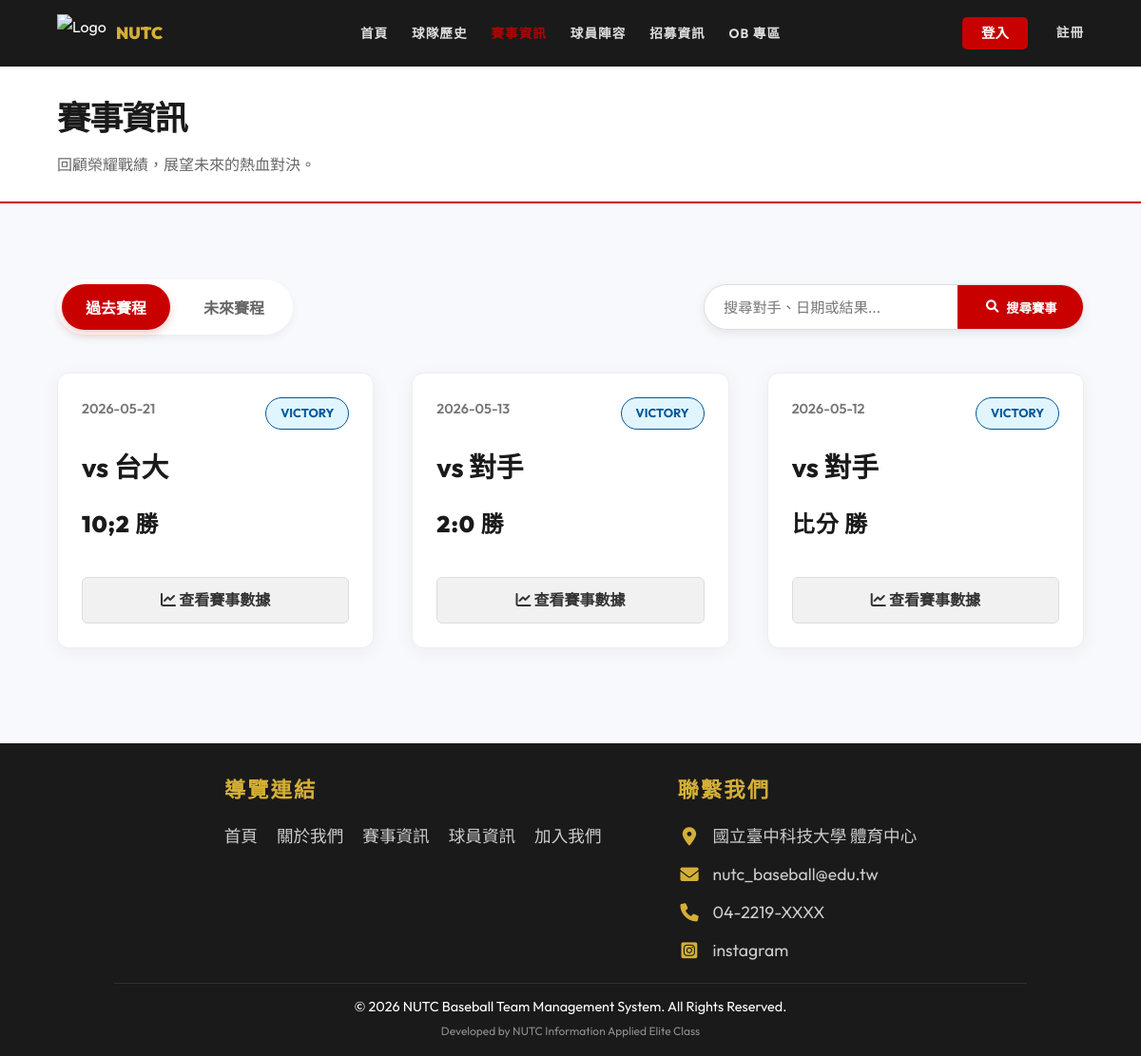
The app's page /matches.php, older data.
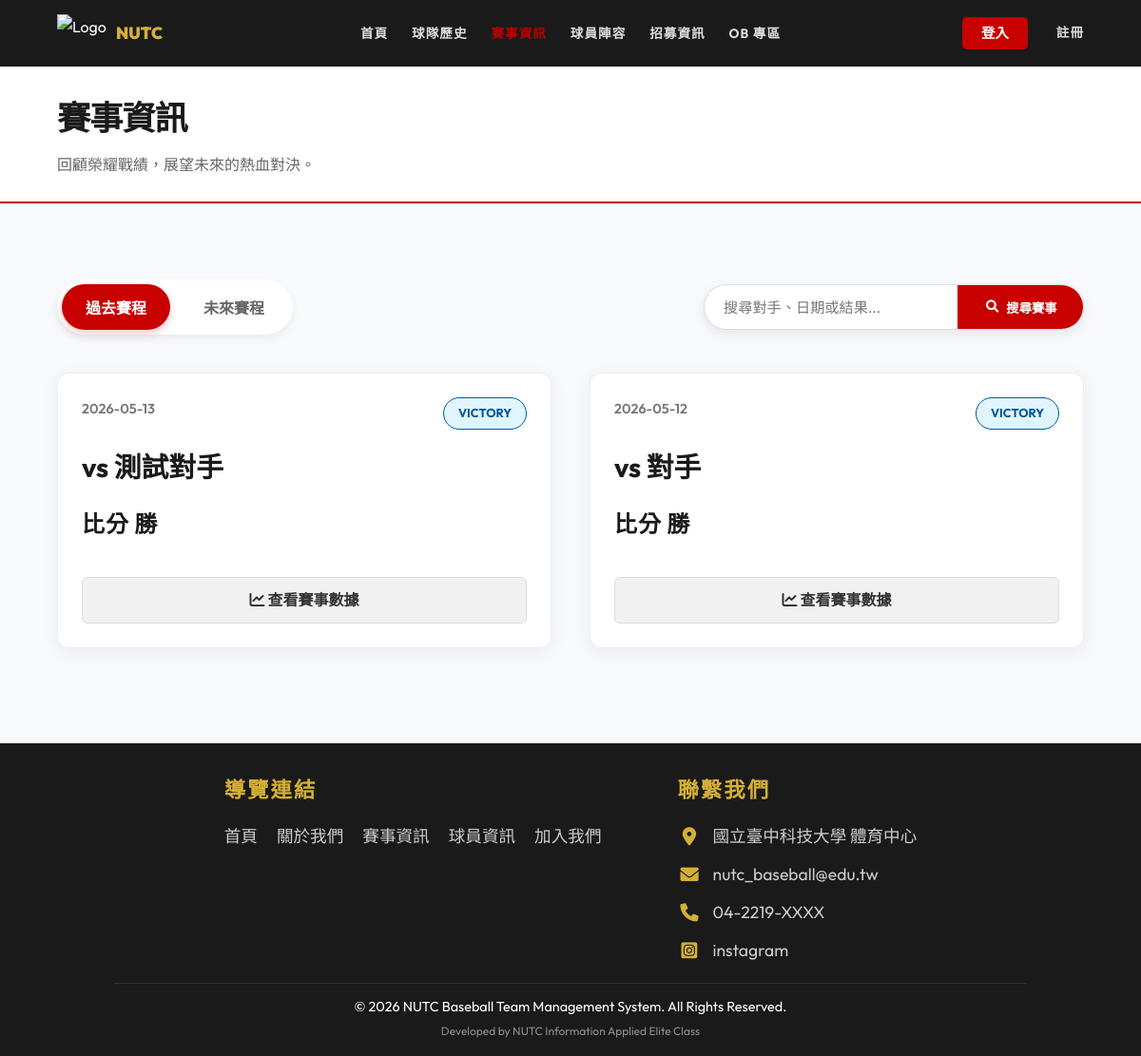
The same page, newer data.
### tables this page shows
CREATE TABLE `game` (
  `Game_id` int(11) NOT NULL COMMENT '比賽識別碼',
  `Team_Id` int(11) NOT NULL COMMENT '關聯 Team.team_Id',
  `game_date` date DEFAULT NULL COMMENT '比賽日期',
  `game_time` time DEFAULT NULL COMMENT '比賽時間 (如: 12:30)',
  `location` varchar(100) DEFAULT NULL COMMENT '比賽地點',
  `opponent` varchar(1000) DEFAULT NULL,
  `result` varchar(10) DEFAULT NULL COMMENT '比賽結果 (如：14 vs 12 勝)',
  `batting_first` varchar(10) DEFAULT NULL COMMENT '先攻或後攻'
);

CREATE TABLE `contact_us` (
  `id` int(11) NOT NULL,
  `icon_class` varchar(50) NOT NULL,
  `content_text` varchar(255) NOT NULL,
  `link` varchar(255) DEFAULT NULL
);

### includes/config.php (called while the page is built, shortened)
<?php
require_once 'Database.php';
$db = new Database();
function isLoggedIn() {
    return isset($_SESSION['user']);
}

### includes/Database.php (called while the page is built, shortened)
<?php
class Database {
    private $pdo;
    public function __construct() {
        $host = 'localhost';
        $db   = 'baseball_web';
        $user = 'root';
        $pass = '';
        $charset = 'utf8mb4';
        $dsn = "mysql:host=$host;port=3306;dbname=$db;charset=$charset";
        $options = [
            PDO::ATTR_ERRMODE            => PDO::ERRMODE_EXCEPTION,
            PDO::ATTR_DEFAULT_FETCH_MODE => PDO::FETCH_ASSOC,
            PDO::ATTR_EMULATE_PREPARES   => false,
        ];
        try {
            $this->pdo = new PDO($dsn, $user, $pass, $options);
        } catch (\PDOException $e) {
            throw new \PDOException($e->getMessage(), (int)$e->getCode());
        }
    }
    public function getAll($table) {
        $stmt = $this->pdo->query("SELECT * FROM `$table`");
        return $stmt->fetchAll();
    }
}

### matches.php (the view, shortened to what this page needs)
<?php
require_once 'includes/header.php';
$matches = $db->getAll('game');
$search = $_GET['search'] ?? '';
usort($matches, function($a, $b) {
    return strtotime($b['game_date']) - strtotime($a['game_date']);
});
$today = date('Y-m-d');
$pastGames = array_filter($matches, function($m) use ($today) { return $m['game_date'] < $today; });
?>
<div class="page-header">
    <h1>賽事資訊</h1>
    <p>回顧榮耀戰績，展望未來的熱血對決。</p>
</div>
<section class="matches-section">
    <div class="container">
        <div style="display: flex; justify-content: space-between; align-items: center; flex-wrap: wrap; gap: 20px; margin-bottom: 40px;">
            <div class="matches-tabs" style="margin-bottom: 0; display: flex; align-items: center; gap: 10px;">
                <button class="btn-tab active" data-target="past-matches" style="height: 48px;">過去賽程</button>
                <button class="btn-tab" data-target="future-matches" style="height: 48px;">未來賽程</button>
            </div>
            <form method="GET" class="search-bar-container" style="margin-bottom: 0;">
                <input type="text" name="search" class="search-bar-input" placeholder="搜尋對手、日期或結果..." value="<?= htmlspecialchars($search) ?>">
                <button type="submit" class="search-bar-btn"><i class="fas fa-search"></i> 搜尋賽事</button>
            </form>
        </div>
        <div id="past-matches" class="matches-tab-content">
            <?php if (empty($pastGames)): ?>
                <div class="empty-state-message">
                    <i class="fas fa-search"></i>
                    目前的搜尋條件找不到相關賽事。
                </div>
            <?php else: ?>
                <div class="card-container">
                    <?php foreach ($pastGames as $g): ?>
                        <div class="card match-item" data-search="<?= htmlspecialchars(strtolower($g['opponent'] . ' ' . $g['game_date'] . ' ' . $g['result'])) ?>">
                            <div class="card-content" style="display: flex; flex-direction: column; height: 100%;">
                                <div style="flex-grow: 1;">
                                    <div class="match-card-header">
                                        <span class="match-card-date"><?= $g['game_date'] ?></span>
                                        <?php
                                            $isWin = strpos($g['result'], '勝') !== false;
                                            $badgeClass = $isWin ? 'badge-win' : 'badge-loss';
                                            $resultText = $isWin ? 'VICTORY' : 'DEFEAT';
                                        ?>
                                        <span class="badge <?= $badgeClass ?>"><?= $resultText ?></span>
                                    </div>
                                    <h3 class="card-title match-card-title-lg">vs <?= htmlspecialchars($g['opponent']) ?></h3>
                                    <p class="match-card-result-lg">
                                        <?= htmlspecialchars($g['result']) ?>
                                    </p>
                                </div>
                                <a href="game_detail.php?id=<?= $g['Game_id'] ?>" style="display: block; text-align: center; padding: 10px; margin-top: 15px; border-radius: 6px; text-decoration: none; background: #f1f1f1; color: #333; font-weight: 600; border: 1px solid #ddd; transition: 0.3s;" onmouseover="this.style.background='var(--primary)'; this.style.color='white'; this.style.borderColor='var(--primary)';" onmouseout="this.style.background='#f1f1f1'; this.style.color='#333'; this.style.borderColor='#ddd';">
                                    <i class="fas fa-chart-line"></i> 查看賽事數據
                                </a>
                            </div>
                        </div>
                    <?php endforeach; ?>
                </div>
            <?php endif; ?>
        </div>
    </div>
</section>
<?php require_once 'includes/footer.php'; ?>

### includes/header.php (shortened to what this page needs)
<?php require_once 'config.php'; ?>
<!DOCTYPE html>
<html lang="zh-TW">
<head>
    <link rel="stylesheet" href="assets/css/style.css?v=2">
    <?php
    $css_file = 'assets/css/' . basename($_SERVER['PHP_SELF'], '.php') . '.css';
    if (file_exists($css_file)): ?>
        <link rel="stylesheet" href="<?= $css_file ?>?v=2">
    <?php endif; ?>
    <link rel="stylesheet" href="https://cdnjs.cloudflare.com/ajax/libs/font-awesome/6.0.0/css/all.min.css">
</head>
<body>
    <nav>
        <div class="logo">
            <a href="index.php" style="text-decoration: none; color: inherit; display: flex; align-items: center; gap: 10px;">
                <img src="https://img.icons8.com/color/96/baseball.png" alt="Logo" style="height: 40px;">
                <span style="font-size: 1.1rem; font-weight: 900; letter-spacing: 0;">NUTC</span>
            </a>
        </div>
        <div class="nav-links-container">
            <ul class="nav-links">
                <li class="<?= basename($_SERVER['PHP_SELF']) == 'index.php' ? 'active' : '' ?>"><a href="index.php">首頁</a></li>
                <li class="<?= basename($_SERVER['PHP_SELF']) == 'about.php' ? 'active' : '' ?>"><a href="about.php">球隊歷史</a></li>
                <li class="<?= basename($_SERVER['PHP_SELF']) == 'matches.php' ? 'active' : '' ?>"><a href="matches.php">賽事資訊</a></li>
                <li class="<?= basename($_SERVER['PHP_SELF']) == 'players.php' ? 'active' : '' ?>"><a href="players.php">球員陣容</a></li>
                <li class="<?= basename($_SERVER['PHP_SELF']) == 'join.php' ? 'active' : '' ?>"><a href="join.php">招募資訊</a></li>
                <li class="<?= basename($_SERVER['PHP_SELF']) == 'ob.php' ? 'active' : '' ?>"><a href="ob.php">OB 專區</a></li>
            </ul>
        </div>
        <div class="user-action" style="display: flex; align-items: center; gap: 20px;">
            <?php if (isLoggedIn()): ?>
                <a href="member_dashboard.php" class="header-nav-link gold-link <?= basename($_SERVER['PHP_SELF']) == 'member_dashboard.php' ? 'active' : '' ?>">我的數據</a>
                <?php if (isAdmin()): ?>
                    <a href="admin_dashboard.php" class="header-nav-link gold-link <?= strpos(basename($_SERVER['PHP_SELF']), 'admin_') === 0 ? 'active' : '' ?>">管理後台</a>
                <?php endif; ?>
                <a href="logout.php" class="btn-login" style="background: transparent; color: var(--text-white); border: 2px solid var(--primary); padding: 5px 15px; font-size: 0.8rem;">登出</a>
            <?php else: ?>
                <a href="login.php" class="btn-login" style="padding: 5px 20px; font-size: 0.9rem;">登入</a>
                <a href="register.php" class="header-nav-link <?= basename($_SERVER['PHP_SELF']) == 'register.php' ? 'active' : '' ?>" style="margin-left: 10px;">註冊</a>
            <?php endif; ?>
        </div>
    </nav>

### includes/footer.php (shortened to what this page needs)
<?php
$contactInfos = $db->getAll('contact_us');
?>
<footer>
    <div class="footer-content" style="display: flex; justify-content: center; align-items: flex-start; gap: 80px; max-width: 900px; margin: 0 auto; margin-bottom: 20px;">
        <div class="footer-section">
            <h3 style="margin-bottom: 15px; font-size: 1.4rem; letter-spacing: 2px;">導覽連結</h3>
            <ul style="list-style: none; padding: 0; display: flex; flex-direction: row; flex-wrap: wrap; gap: 10px 20px;">
                <li><a href="index.php" style="color: #ccc; text-decoration: none; transition: color 0.3s; font-size: 1.1rem;">首頁</a></li>
                <li><a href="about.php" style="color: #ccc; text-decoration: none; transition: color 0.3s; font-size: 1.1rem;">關於我們</a></li>
                <li><a href="matches.php" style="color: #ccc; text-decoration: none; transition: color 0.3s; font-size: 1.1rem;">賽事資訊</a></li>
                <li><a href="players.php" style="color: #ccc; text-decoration: none; transition: color 0.3s; font-size: 1.1rem;">球員資訊</a></li>
                <li><a href="join.php" style="color: #ccc; text-decoration: none; transition: color 0.3s; font-size: 1.1rem;">加入我們</a></li>
            </ul>
        </div>
        <div class="footer-section">
            <h3 style="margin-bottom: 15px; font-size: 1.4rem; letter-spacing: 2px;">聯繫我們</h3>
            <div style="display: flex; flex-direction: column; gap: 10px;">
                <?php if (empty($contactInfos)): ?>
                    <p style="color: #888;">尚未設定聯絡資訊</p>
                <?php else: ?>
                    <?php foreach ($contactInfos as $c): ?>
                        <p style="margin: 0; font-size: 1.1rem; color: #ccc; display: flex; align-items: center; gap: 12px;">
                            <i class="<?= htmlspecialchars($c['icon_class']) ?>" style="color: var(--secondary); font-size: 1.2rem; width: 25px; text-align: center;"></i>
                            <?php if (!empty($c['link'])): ?>
                                <a href="<?= htmlspecialchars($c['link']) ?>" target="_blank" style="color: #ccc; text-decoration: none; transition: color 0.3s;"><?= htmlspecialchars($c['content_text']) ?></a>
                            <?php else: ?>
                                <span><?= htmlspecialchars($c['content_text']) ?></span>
                            <?php endif; ?>
                        </p>
                    <?php endforeach; ?>
                <?php endif; ?>
            </div>
        </div>
    </div>
    <div class="footer-bottom">
        &copy; 2026 NUTC Baseball Team Management System. All Rights Reserved.
        <br><small style="opacity: 0.5;">Developed by NUTC Information Applied Elite Class</small>
    </div>
</footer>
</body>
</html>

### assets/css/style.css (style rules this page uses)
:root { --primary: #C80000; --secondary: #D4AF37; --bg-white: #FFFFFF; --bg-dark: #1A1A1A; --text-white: #FFFFFF; --text-dark: #1A1A1A; --gray-light: #F4F4F4; --transition: all 0.3s ease-in-out; }
* { margin: 0; padding: 0; box-sizing: border-box; font-family: 'Outfit', 'Noto Sans TC', -apple-system, sans-serif; }
body { background-color: #f7f9fc; color: var(--text-dark); line-height: 1.7; }
section { padding: 60px 10%; background-color: transparent; }
nav { background-color: var(--bg-dark); color: var(--text-white); height: 70px; display: flex; align-items: center; padding: 0 5%; position: sticky; top: 0; z-index: 1000; }
.logo { width: 20%; display: flex; align-items: center; gap: 15px; flex-shrink: 0; }
.nav-links-container { flex-grow: 1; display: flex; justify-content: center; }
.user-action { width: 20%; display: flex; justify-content: flex-end; align-items: center; flex-shrink: 0; }
.logo img { height: 50px; }
.logo span { font-size: 1.5rem; font-weight: 800; letter-spacing: 1px; color: var(--secondary); }
.nav-links { display: flex; list-style: none; gap: 25px; white-space: nowrap; }
.nav-links a { color: var(--text-white); text-decoration: none; font-weight: 700; font-size: 0.85rem; transition: var(--transition); text-transform: uppercase; display: inline-block; letter-spacing: 1px; opacity: 0.85; }
.header-nav-link, .nav-links a { color: var(--text-white); text-decoration: none; font-weight: 700; font-size: 0.85rem; transition: var(--transition); text-transform: uppercase; display: inline-block; letter-spacing: 1px; opacity: 0.85; }
.header-nav-link.active, .nav-links li.active a { color: var(--primary) !important; }
.btn-login { background: var(--primary); color: var(--text-white); padding: 10px 25px; border-radius: 5px; text-decoration: none; font-weight: 700; transition: var(--transition); }
.page-header { padding: 25px 5%; background-color: #fff; border-bottom: 2px solid var(--primary); margin-bottom: 20px; text-align: left; }
.page-header h1 { font-size: 2.2rem; font-weight: 900; color: var(--bg-dark); text-transform: uppercase; letter-spacing: -1px; margin: 0; position: relative; display: inline-block; }
.page-header p { font-size: 1rem; color: #666; margin-top: 5px; font-weight: 500; }
section { padding: 80px 10%; }
.card-container { display: grid; grid-template-columns: repeat(auto-fit, minmax(300px, 1fr)); gap: 40px; }
.card { background: var(--bg-white); border-radius: 12px; overflow: hidden; box-shadow: 0 4px 20px rgba(0,0,0,0.05); transition: var(--transition); border: 1px solid #eee; }
.card-content { padding: 25px; }
.card-title { font-size: 1.5rem; font-weight: 700; margin-bottom: 10px; }
footer { background: var(--bg-dark); color: var(--text-white); padding: 30px 10% 15px; margin-top: 40px; }
.footer-content { display: grid; grid-template-columns: repeat(auto-fit, minmax(200px, 1fr)); gap: 20px; margin-bottom: 20px; }
.footer-section h3 { margin-bottom: 12px; color: var(--secondary); }
.footer-bottom { text-align: center; padding-top: 12px; border-top: 1px solid rgba(255,255,255,0.1); font-size: 0.9rem; }
.container { max-width: 1200px; margin: 0 auto; }
.badge { padding: 5px 15px; border-radius: 50px; font-weight: 700; font-size: 0.8rem; }
.badge-win { background: #E1F5FE; color: #01579B; border: 1px solid #01579B; }
.search-bar-container { display: flex; align-items: center; background: white; padding: 0; border-radius: 50px; border: 1px solid #ddd; margin-bottom: 30px; width: 100%; max-width: 400px; box-sizing: border-box; height: 48px; overflow: hidden; box-shadow: 0 4px 12px rgba(0,0,0,0.08); transition: border-color 0.3s, box-shadow 0.3s; }
.search-bar-input { flex: 1; padding: 0 20px; border: none !important; background: transparent !important; font-size: 0.95rem; outline: none !important; height: 100%; color: #333; }
.search-bar-btn { height: 100%; padding: 0 30px; background: var(--primary); color: white; border: none; border-radius: 0; cursor: pointer; font-weight: 700; transition: background 0.3s; display: flex; align-items: center; justify-content: center; gap: 8px; white-space: nowrap; flex-shrink: 0; }

Row changes from the older to the newer data that the page shows:
removed game: game_date "2026-05-21", result "VICTORY", opponent "台大", result "10;2 勝"
changed game: opponent "對手" → "測試對手"; result "2:0 勝" → "比分 勝"
